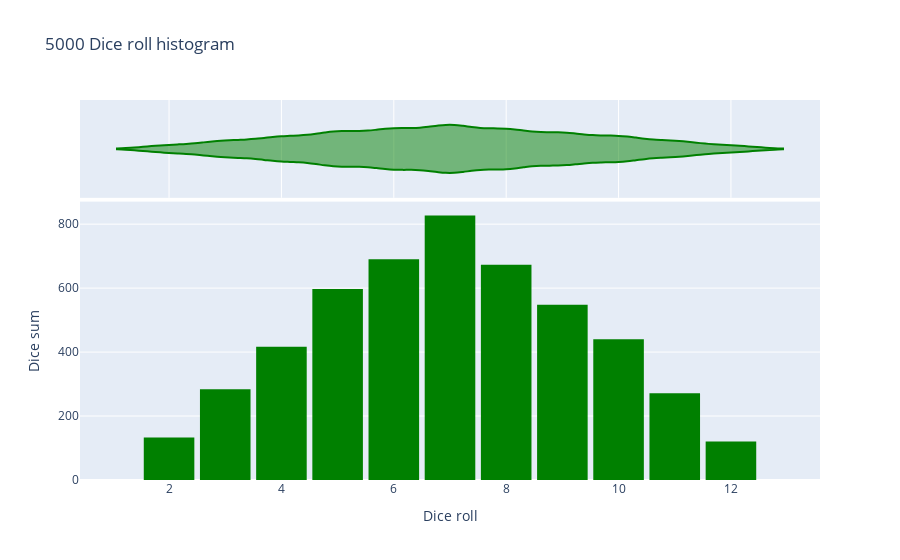

Notebook code cell kept with this figure:
### Code cell
fig.update_layout(xaxis_title_text='Dice roll', yaxis_title_text='Dice sum', bargap=0.1, showlegend=False)

### Figure 1 — Plotly figure (JSON) as saved in the notebook; plotly's stock layout.template omitted (floating-point values rounded to 4 significant figures; data arrays with more than 128 entries replaced by an {"elided": "..."} marker saying what was removed)
{"data": [{"alignmentgroup": "True", "bingroup": "x", "hovertemplate": "variable=0<br>Dice roll=%{x}<br>count=%{y}<extra></extra>", "legendgroup": "0", "marker": {"color": "green", "pattern": {"shape": ""}}, "name": "0", "nbinsx": 11, "offsetgroup": "0", "orientation": "v", "showlegend": true, "type": "histogram", "x": {"elided": "5000 int values"}, "xaxis": "x", "yaxis": "y"}, {"alignmentgroup": "True", "hovertemplate": "variable=0<br>Dice roll=%{x}<extra></extra>", "legendgroup": "0", "marker": {"color": "green"}, "name": "0", "offsetgroup": "0", "scalegroup": "x", "showlegend": false, "type": "violin", "x": {"elided": "5000 int values"}, "xaxis": "x2", "yaxis": "y2"}], "layout": {"bargap": 0.1, "barmode": "relative", "legend": {"title": {"text": "variable"}, "tracegroupgap": 0}, "showlegend": false, "title": {"text": "5000 Dice roll histogram"}, "xaxis": {"anchor": "y", "domain": [0, 1], "title": {"text": "Dice roll"}}, "xaxis2": {"anchor": "y2", "domain": [0, 1], "matches": "x", "showgrid": true, "showticklabels": false}, "yaxis": {"anchor": "x", "domain": [0, 0.7326], "title": {"text": "Dice sum"}}, "yaxis2": {"anchor": "x2", "domain": [0.7426, 1], "matches": "y2", "showgrid": false, "showline": false, "showticklabels": false, "ticks": ""}}}
